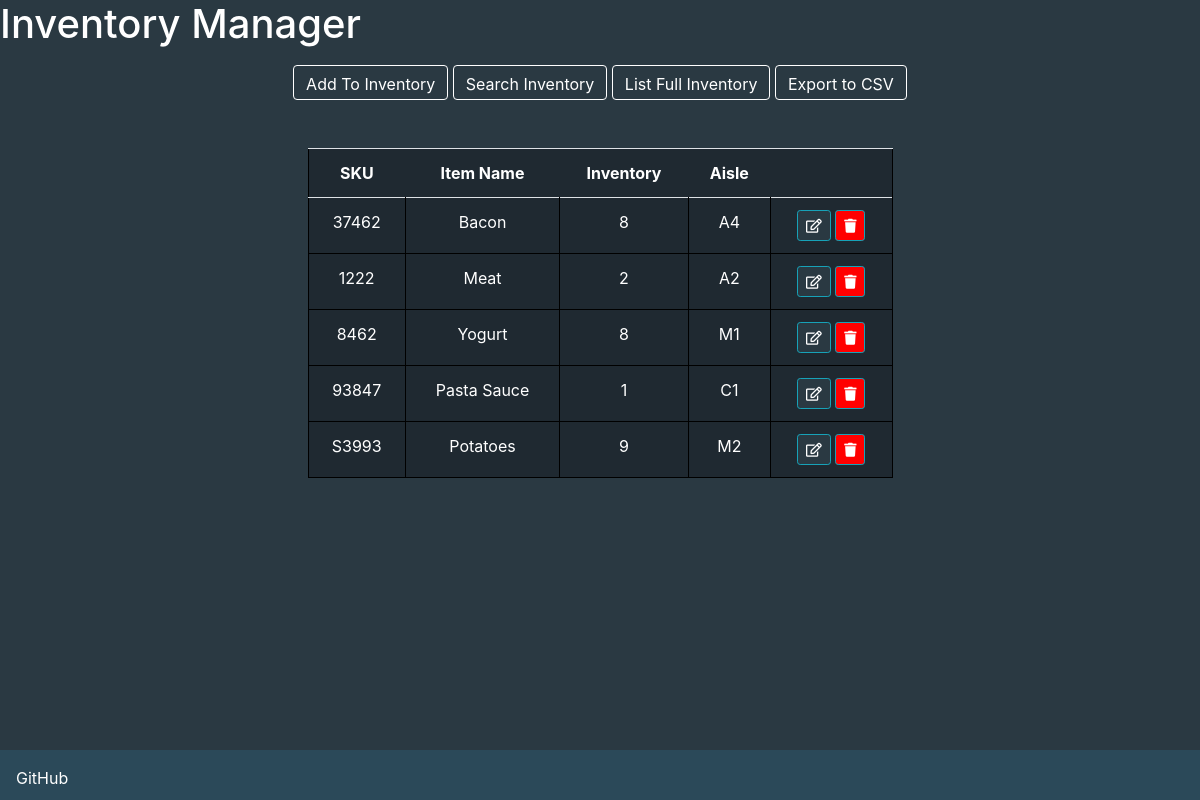
The app's page /, older data.
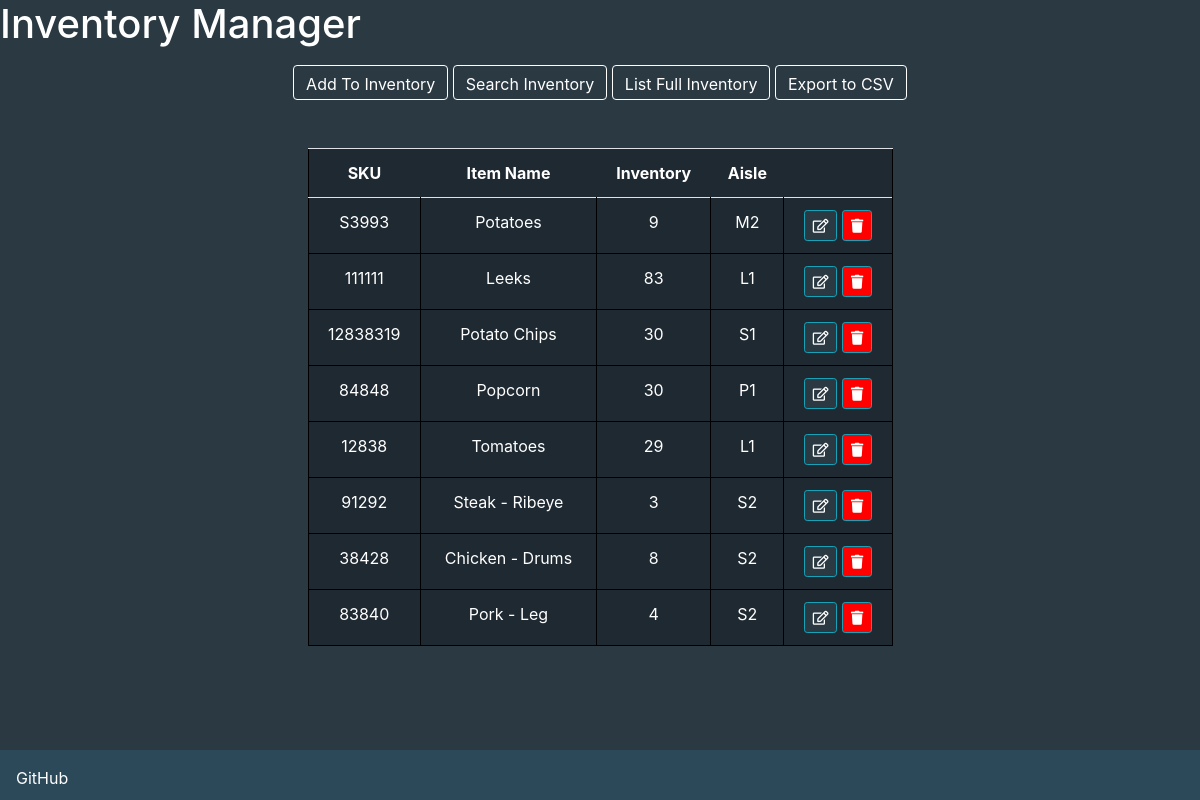
The same page, newer data.
### inventoryApp/models.py (models this page shows)
class InventoryModel(models.Model):
    itemSKU = models.CharField(max_length=200)
    itemName = models.CharField(max_length=200)
    itemAmount = models.IntegerField()
    itemAisle = models.CharField(max_length=201)

### inventoryApp/views.py (the view, shortened to what this page needs)
# urls.py: path('', indexHandler, name='indexHandler'), # Handles Index Load
def indexHandler(request, showList=False):
    if request.POST == {}:
        context = InventoryModel.objects.all()
        return render(request, "home.html", {'query': context})

### templates/home.html (shortened to what this page needs)
<!DOCTYPE html>
<html lang="en">
<head>
    <h1 style="color:white;">Inventory Manager</h1>
        <link rel="stylesheet" href="https://use.fontawesome.com/releases/v5.7.0/css/all.css">
        <link rel="stylesheet" href="https://maxcdn.bootstrapcdn.com/bootstrap/4.0.0/css/bootstrap.min.css">
</head>
<body style="background-color: #2a3942">
    <div class="container-fluid" style="text-align: center;">
        <form enctype="multipart/form-data" method="POST">
            <div class="col">
                 </div>
            <div class="col">
                <input type="submit" name="addToDB" id="addToDB" value="Add To Inventory" class="btn btn-primary">
                <input type="button" id="searchHandler" value="Search Inventory" class="btn btn-primary" onclick="UnhideElement('searchHandler','searchDB', ['itemSku','itemName','itemAisle']);">
                <input type="submit" name="listInventory" id="listInventory" value="List Full Inventory" class="btn btn-primary" onclick="">
                <input type="submit" name="convertToCSV" id="convertToCSV" value="Export to CSV" class="btn btn-primary" onclick="">
            </div>
            </form>
        <br></br>
        <div style="overflow:auto; height:600px;">
            <table id="table" class="table" style=" margin-left:auto;margin-right:auto; width: 50%; background-color:#1f2931;">
                <tr>
                        <th style="color:white" scope="col">SKU</th>
                        <th style="color:white" scope="col">Item Name</th>
                        <th style="color:white" scope="col">Inventory</th>
                        <th style="color:white"scope="col">Aisle</th>
                         <th></th>
                </tr>
                {% for item in query %}
                    <tr>
                        <td style="color:white">{{ item.itemSKU }}</td>
                        <td style="color:white">{{ item.itemName }}</td>
                        <td style="color:white">{{ item.itemAmount }}</td>
                        <td style="color:white">{{ item.itemAisle }}</td>
                        <td style="color:white">
                            <a href="{% url 'editHandler' item.itemSKU %}" class="btn btn-info btn-sm" style="background-color: #2a3942" ><span class="far fa-edit"></span></a>
                            <a href="{% url 'deleteHandler' item.itemSKU %}" style="background-color:red" class="btn btn-info btn-sm"><span class="fas fa-trash"></span></a>
                        </td>
                    </tr>
                {% endfor %}
            </table>
            </div>
            </div>
</body>
<footer class="fixed-bottom">
    <div class="text-left p-3" style="background-color:#2b4959; height: 50px;">
        <a class="text-white" href="https://github.com/mirackara/inventorymanager">GitHub</a>
    </div>
</footer>
</html>

### templates/home.html (style rules this page uses)
.btn-primary, .btn-primary:visited { background-color: #2a3942 !important; border-color: white; height: 35px; }
tr { width:100%; }
td { border: 1px solid black; }
table { width:100%; border: 1px solid black; }

Row changes from the older to the newer data that the page shows:
removed InventoryModel: itemSKU "37462", itemName "Bacon", itemAmount "8", itemAisle "A4"
removed InventoryModel: itemSKU "1222", itemName "Meat", itemAmount "2", itemAisle "A2"
removed InventoryModel: itemSKU "8462", itemName "Yogurt", itemAmount "8", itemAisle "M1"
removed InventoryModel: itemSKU "93847", itemName "Pasta Sauce", itemAmount "1", itemAisle "C1"
added InventoryModel: itemSKU "111111", itemName "Leeks", itemAmount "83", itemAisle "L1"
added InventoryModel: itemSKU "12838319", itemName "Potato Chips", itemAmount "30", itemAisle "S1"
added InventoryModel: itemSKU "84848", itemName "Popcorn", itemAmount "30", itemAisle "P1"
added InventoryModel: itemSKU "12838", itemName "Tomatoes", itemAmount "29", itemAisle "L1"
added InventoryModel: itemSKU "91292", itemName "Steak - Ribeye", itemAmount "3", itemAisle "S2"
added InventoryModel: itemSKU "38428", itemName "Chicken - Drums", itemAmount "8", itemAisle "S2"
added InventoryModel: itemSKU "83840", itemName "Pork - Leg", itemAmount "4", itemAisle "S2"
